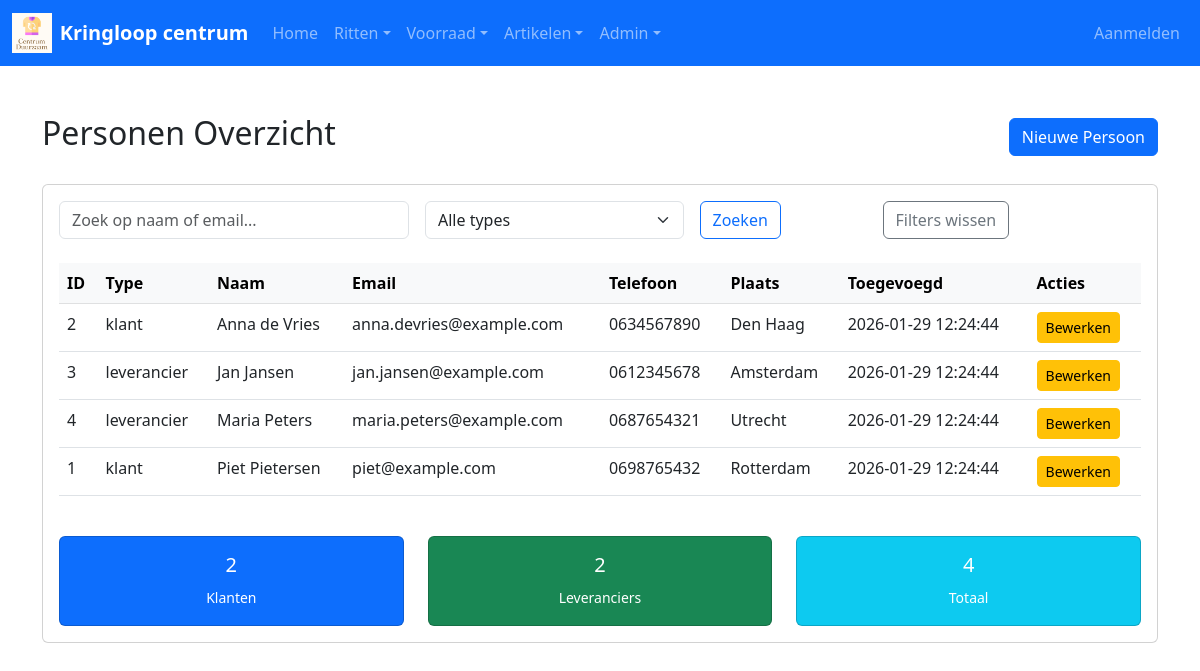
/admin/list_personen.php, run on the app's committed database.
### tables this page shows
CREATE TABLE `personen` (
  `id` int NOT NULL,
  `type` enum('klant','leverancier') NOT NULL DEFAULT 'klant',
  `voornaam` varchar(100) NOT NULL,
  `achternaam` varchar(100) NOT NULL,
  `adres` varchar(255) NOT NULL,
  `plaats` varchar(100) NOT NULL,
  `postcode` varchar(10) NOT NULL,
  `email` varchar(255) NOT NULL,
  `telefoon` varchar(20) NOT NULL,
  `geboortedatum` date DEFAULT NULL,
  `datum_ingevoerd` datetime DEFAULT CURRENT_TIMESTAMP,
  `actief` tinyint(1) DEFAULT 1
);

### admin/list_personen.php (the view, shortened to what this page needs)
<?php
require_once '../includes/db.php';
$search = $_GET['search'] ?? '';
$sql = "SELECT * FROM personen WHERE actief = 1";
$params = [];
$sql .= " ORDER BY achternaam, voornaam";
$stmt = $pdo->prepare($sql);
$stmt->execute($params);
$personen = $stmt->fetchAll(PDO::FETCH_ASSOC);
include '../includes/header.php';
?>
<div class="container my-5">
    <div class="d-flex justify-content-between align-items-center mb-4">
        <h2>Personen Overzicht</h2>
        <a href="add_persoon.php" class="btn btn-primary">Nieuwe Persoon</a>
    </div>
    <div class="card">
        <div class="card-body">
            <form method="GET" class="row g-3 mb-4">
                <div class="col-md-4">
                    <input type="text" name="search" value="<?php echo htmlspecialchars($search); ?>" class="form-control" placeholder="Zoek op naam of email...">
                </div>
                <div class="col-md-3">
                    <select name="type" class="form-select">
                        <option value="">Alle types</option>
                    </select>
                </div>
                <div class="col-md-2">
                    <button type="submit" class="btn btn-outline-primary">Zoeken</button>
                </div>
                <div class="col-md-3">
                    <a href="list_personen.php" class="btn btn-outline-secondary">Filters wissen</a>
                </div>
            </form>
            <div class="table-responsive">
                <table class="table table-hover">
                    <thead class="table-light">
                        <tr>
                            <th>ID</th>
                            <th>Type</th>
                            <th>Naam</th>
                            <th>Email</th>
                            <th>Telefoon</th>
                            <th>Plaats</th>
                            <th>Toegevoegd</th>
                            <th>Acties</th>
                        </tr>
                    </thead>
                    <tbody>
                        <?php if (empty($personen)): ?>
                            <tr>
                                <td colspan="8" class="text-center text-muted">Geen personen gevonden</td>
                            </tr>
                        <?php else: ?>
                            <?php foreach ($personen as $persoon): ?>
                                <tr>
                                    <td><?php echo $persoon['id']; ?></td>
                                    <td><?php echo $persoon['type']; ?></td>
                                    <td><?php echo $persoon['voornaam'] . ' ' . $persoon['achternaam']; ?></td>
                                    <td><?php echo $persoon['email']; ?></td>
                                    <td><?php echo $persoon['telefoon']; ?></td>
                                    <td><?php echo $persoon['plaats']; ?></td>
                                    <td><?php echo $persoon['datum_ingevoerd']; ?></td>
                                    <td>
                                        <a href="edit_persoon.php?id=<?php echo $persoon['id']; ?>" class="btn btn-sm btn-warning">Bewerken</a>
                                    </td>
                                </tr>
                            <?php endforeach; ?>
                        <?php endif; ?>
                    </tbody>
                </table>
            </div>
            <div class="row mt-4">
                <div class="col-md-4">
                    <div class="card bg-primary text-white">
                        <div class="card-body text-center">
                            <h5><?php echo count(array_filter($personen, fn($p) => $p['type'] === 'klant')); ?></h5>
                            <small>Klanten</small>
                        </div>
                    </div>
                </div>
                <div class="col-md-4">
                    <div class="card bg-success text-white">
                        <div class="card-body text-center">
                            <h5><?php echo count(array_filter($personen, fn($p) => $p['type'] === 'leverancier')); ?></h5>
                            <small>Leveranciers</small>
                        </div>
                    </div>
                </div>
                <div class="col-md-4">
                    <div class="card bg-info text-white">
                        <div class="card-body text-center">
                            <h5><?php echo count($personen); ?></h5>
                            <small>Totaal</small>
                        </div>
                    </div>
                </div>
            </div>
        </div>
    </div>
</div>
<?php
include '../includes/footer.php';
?>

### assets/css/style.css (style rules this page uses)
:root { --primary-blue: #3366CC; --hover-blue: #2952A3; }

### data on the page
personen: id "2", type "klant", voornaam "Anna", achternaam "de Vries", email "anna.devries@example.com", telefoon "0634567890", plaats "Den Haag", datum_ingevoerd "2026-01-29 12:24:44"
personen: id "3", type "leverancier", voornaam "Jan", achternaam "Jansen", email "jan.jansen@example.com", telefoon "0612345678", plaats "Amsterdam", datum_ingevoerd "2026-01-29 12:24:44"
personen: id "4", type "leverancier", voornaam "Maria", achternaam "Peters", email "maria.peters@example.com", telefoon "0687654321", plaats "Utrecht", datum_ingevoerd "2026-01-29 12:24:44"
personen: id "1", type "klant", voornaam "Piet", achternaam "Pietersen", email "piet@example.com", telefoon "0698765432", plaats "Rotterdam", datum_ingevoerd "2026-01-29 12:24:44"

### other printed values
count(array_filter($personen, fn($p) => $p['type'] === 'klant')) "2"
count(array_filter($personen, fn($p) => $p['type'] === 'leverancier')) "2"
count($personen) "4"
